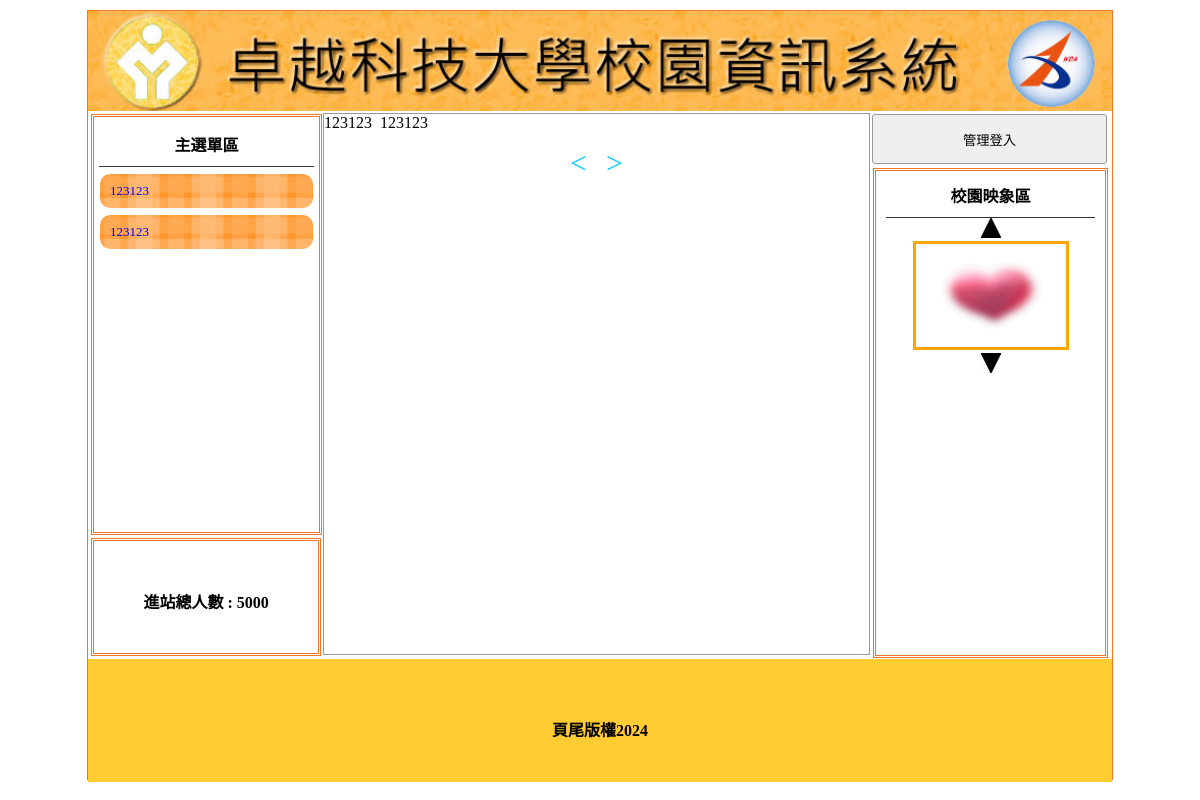
Page /?do=news on the earlier database version.
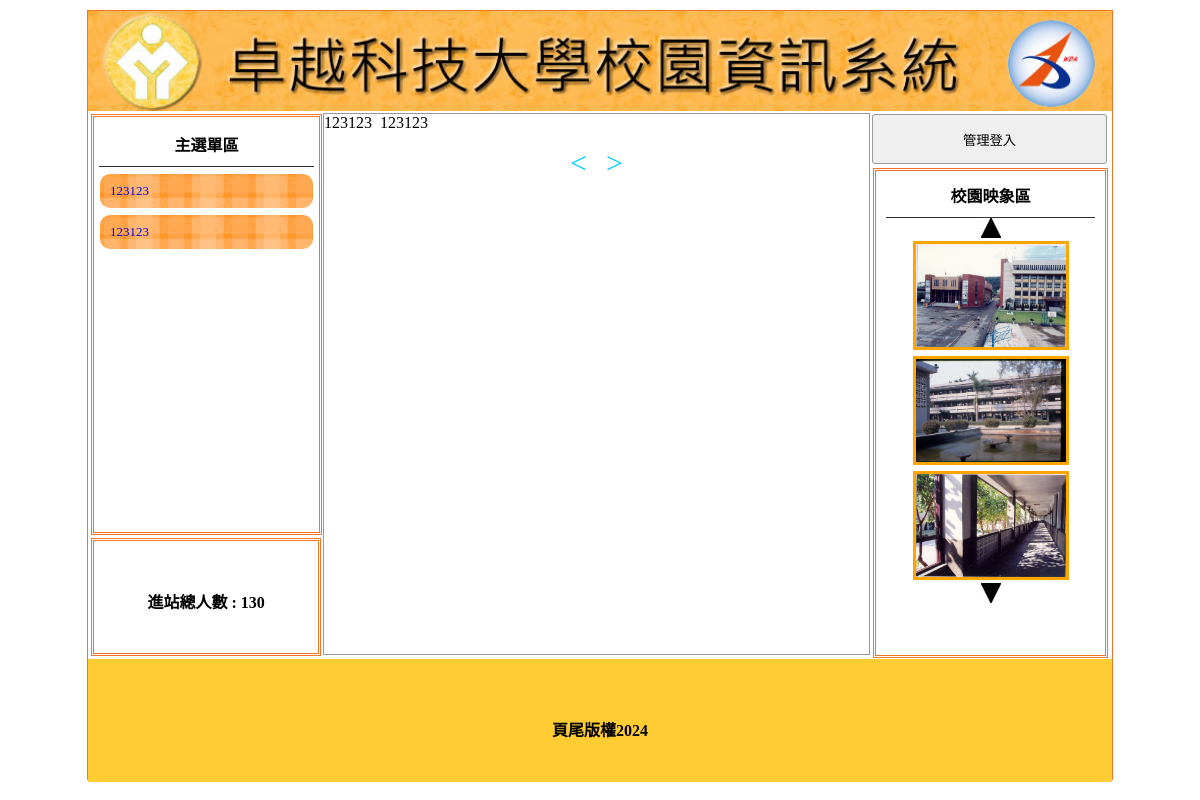
Same page on the later database version.
### tables this page shows
CREATE TABLE `menu` (
  `id` int(5) UNSIGNED NOT NULL,
  `text` text NOT NULL,
  `href` text NOT NULL,
  `menu_id` int(5) NOT NULL,
  `sh` int(1) NOT NULL DEFAULT 1
);

CREATE TABLE `total` (
  `id` int(5) UNSIGNED NOT NULL,
  `total` int(5) NOT NULL
);

CREATE TABLE `ad` (
  `id` int(5) UNSIGNED NOT NULL,
  `text` text NOT NULL,
  `sh` int(1) NOT NULL DEFAULT 1
);

CREATE TABLE `image` (
  `id` int(5) UNSIGNED NOT NULL,
  `img` text NOT NULL,
  `sh` int(1) NOT NULL DEFAULT 1
);

### api/db.php (called while the page is built, shortened)
<?php
class DB
{
    protected $dsn = "mysql:host=localhost;charset=utf8;dbname=c1";
    protected $pdo;
    protected $table;
    public function __construct($table)
    {
        $this->table = $table;
        $this->pdo = new PDO($this->dsn, 'root', '');
    }
    private function a2s($array)
    {
        foreach ($array as $col => $value) {
            $tmp[] = "`$col`='$value'";
        }
        return $tmp;
    }
    function find($id)
    {
        $sql = "select * from `$this->table`";
        if (is_array($id)) {
            $tmp = $this->a2s($id);
            $sql .= " where " . join(" && ", $tmp);
        } else if (is_numeric($id)) {
            $sql .= " where  `id` = '$id'";
        } else {
            echo "錯誤:參數的資料型態必須是數字或陣列";
        }
        $row = $this->pdo->query($sql)->fetch(PDO::FETCH_ASSOC);
        return $row;
    }
    private function sql_all($sql, $array, $other)
    {
        if (isset($this->table) && !empty($this->table)) {
            if (is_array($array)) {
                if (!empty($array)) {
                    $tmp = $this->a2s($array);
                    $sql .= " where " . join(" && ", $tmp);
                }
            } else {
                $sql .= " $array";
            }
            return $sql .= $other;
        } else {
            echo "錯誤:沒有指定的資料表名稱";
        }
    }
    function all($where = '', $other = '')
    {
        $sql = "select * from `$this->table`";
        $sql = $this->sql_all($sql, $where, $other);
        return $this->pdo->query($sql)->fetchAll(PDO::FETCH_ASSOC);
    }
    function count($where = '', $other = '')
    {
        $sql = "select count(*) from `$this->table`";
        $sql = $this->sql_all($sql, $where, $other);
        return $this->pdo->query($sql)->fetchColumn();
    }
}
$Title = new DB('titles');
$Ad = new DB('ad');
$Image = new DB('image');
$Total = new DB('total');
$Bottom = new DB('bottom');
$Menu = new DB('menu');

### index.php (the view, shortened to what this page needs)
<?php include_once "./api/db.php"; ?>
<!DOCTYPE html PUBLIC "-//W3C//DTD XHTML 1.0 Transitional//EN" "http://www.w3.org/TR/xhtml1/DTD/xhtml1-transitional.dtd">
<html xmlns="http://www.w3.org/1999/xhtml">
<head>
	<link href="./css/css.css" rel="stylesheet" type="text/css">
</head>
<body>
	<div id="main">
		<?php
		$title = $Title->find(['sh' => 1]);
		?>
		<a title="<?= $title['text']; ?>" href="./index.php">
			<div class="ti" style="background:url(&#39;./img/<?= $title['img']; ?>&#39;); background-size:cover;"></div>
		</a>
		<div id="ms">
			<div id="lf" style="float:left;">
				<div id="menuput" class="dbor">
					<span class="t botli">主選單區</span>
					<?php
					$mainmu = $Menu->all(['sh' => 1, 'menu_id' => 0]);
					foreach ($mainmu as $main) {
					?>
						<div class="mainmu">
							<a href="<?= $main['href']; ?>" style=" font-size:13px; text-decoration:none;"><?= $main['text']; ?></a>
						</div>
					<?php
					}
					?>
				</div>
				<div class="dbor" style="margin:3px; width:95%; height:20%; line-height:100px;">
					<span class="t">進站總人數 : <?= $Total->find(1)['total']; ?>
					</span>
				</div>
			</div>
			<?php
			$do = $_GET['do'] ?? 'main';
			$file = "./front/{$do}.php";
			if (file_exists($file)) {
				include "$file";
			} else {
				include "./front/main.php";
			}
			?>
			<div class="di di ad" style="height:540px; width:23%; padding:0px; margin-left:22px; float:left; ">
				<?php
				if(isset($_SESSION['login'])){
					$url="lo('./back.php')";
					$str="返回管理";
				}else{
					$url="lo('./index.php?do=login')";
					$str="管理登入";
				}
				?>
				<button style="width:100%; margin-left:auto; margin-right:auto; margin-top:2px; height:50px;" onclick="<?=$url;?>"><?=$str;?></button>
				<div style="width:89%; height:480px;" class="dbor">
					<span class="t botli">校園映象區</span>
					<div class="cent" onclick="pp(1)">
						<img src="./icon/up.jpg" alt="">
					</div>
					<?php
					$imgs = $Image->all(['sh' => 1]);
					foreach ($imgs as $idx => $img) {
					?>
						<div id="ssaa<?= $idx; ?>" class="im cent">
							<img src="./img/<?= $img['img']; ?>" style="width:150px;height:103px;border:3px solid orange;margin:3px">
						</div>
					<?php
					}
					?>
					<div class="cent" onclick="pp(2)">
						<img src="./icon/dn.jpg" alt="">
					</div>
						var num = <?= $Image->count(['sh' => 1]); ?>;
				</div>
			</div>
		</div>
		<div style="width:1024px; left:0px; position:relative; background:#FC3; margin-top:4px; height:123px; display:block;">
			<span class="t" style="line-height:123px;"><?= $Bottom->find(1)['bottom']; ?></span>
		</div>
	</div>
</body>
</html>

### front/marquee.php (shortened to what this page needs)
<marquee scrolldelay="120" direction="left" style="position:absolute; width:100%; height:40px;">
    <?php
    $ads = $Ad->all(['sh' => 1]);
    foreach ($ads as $ad) {
        echo $ad['text'];
    }
    ?>
</marquee>

Differences in the rows shown:
removed image: img (picture)
changed total: total "5000" → "130"
added image: img (picture)
added image: img (picture)
added image: img (picture)
